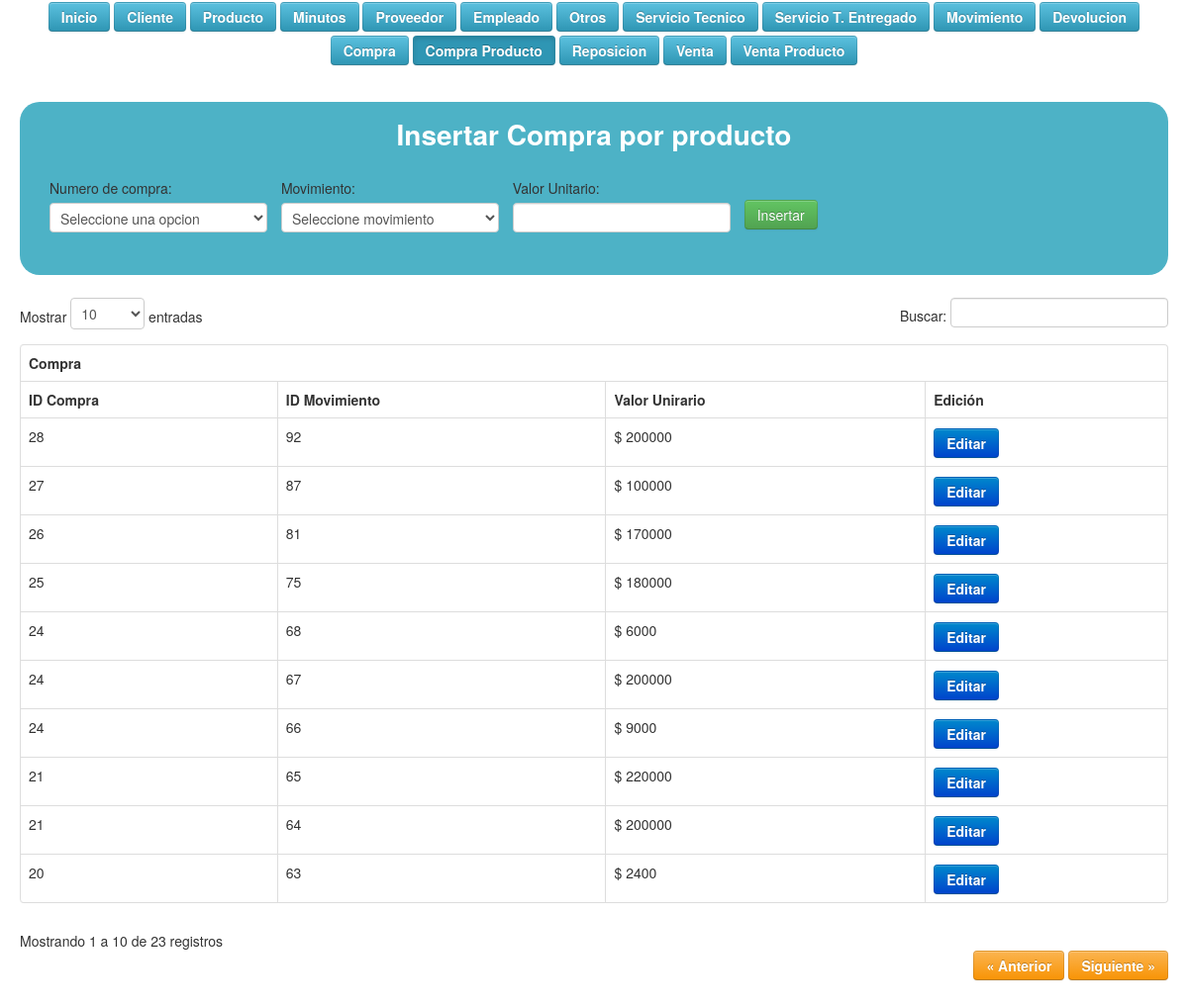
The app's page /vista/vcompraproduc.php with its own data.
### tables this page shows
CREATE TABLE IF NOT EXISTS `tbcompraxproducto` (
  `numero_compra` int(11) NOT NULL,
  `movimiento` int(11) NOT NULL,
  `valor` int(11) NOT NULL
);

### controlador/ccompraproduc.php (called while the page is built, shortened)
<?php
	include('modelo/mcompraproduc.php');
	$compraproduc = new Mcompraproduc();
	$numero_compra2= $compraproduc->sel_numerocompra();
	$movimiento2= $compraproduc->sel_movimiento();

### modelo/mcompraproduc.php (called while the page is built, shortened)
<?php
	include_once('controlador/conexion.php');
	include_once('functions.php');
	class Mcompraproduc extends Funciones
	{
		function consultar_compraproduc()
		{
			$sql = "SELECT * FROM tbcompraxproducto ORDER BY numero_compra DESC";
			 return $this->SeleccionDatos($sql);
		}
		function sel_numerocompra()
		{
            $sql = "SELECT * FROM `tbcompra` order by numero_compra desc limit 1" ;
            return $this->SeleccionDatos($sql);
        }
		function sel_movimiento()
		{
            $sql = "SELECT * FROM `tbmovimiento` order by idmovimiento desc limit 1";
            return $this->SeleccionDatos($sql);
        }
	}

### modelo/functions.php (called while the page is built, shortened)
<?php
	class Funciones {
        function SeleccionDatos($consulta)
        {
                $conexionBD = new conexion();
                $conexionBD -> conectarBD();
                $datos = $conexionBD -> ejeCon($consulta, 0);
                return $datos;
        }
}

### controlador/configuracion.php (called while the page is built)
<?php
	$serv_bd = "localhost";
	$usu_bd = "root";
	$pass_bd = "";
	$bd = "bdwold";
?>

### controlador/conexion.php (called while the page is built, shortened)
<?php
	class conexion {
		var $link;
		function conectarBD() {
			include("configuracion.php");
			$this -> link = mysqli_connect ($serv_bd, $usu_bd, $pass_bd);
			$bd2 = mysqli_select_db($this->link,$bd);
		}
		function ejeCon($con, $op) {
			$this -> resultado = mysqli_query($this->link,$con) or die("La consulta fallo: ". mysqli_error($this->link));
			if($op == 0) {
				while ($linea = mysqli_fetch_array($this -> resultado)) {
					$arrayResultado[] = $linea;
				}
			} else {
				$arrayResultado[] = 0;
			}
			$resarr = isset ($arrayResultado) ? $arrayResultado: NULL;
			if($resarr) {
				return $arrayResultado;
			}
		}
	}
?>

### vista/vcompraproduc.php (the view, shortened to what this page needs)
	<!DOCTYPE html>
		<html lang="es">
		 <html class="no-js">
	    <head>
	        <link rel="stylesheet" href="css/normalize.css">
	        <link rel="stylesheet" href="css/main.css">
	        <link rel="stylesheet" href="css/bootstrap.css"/>
	        <link rel="stylesheet" href="css/bootstrap-responsive.css"/>
	        <link rel="stylesheet" href="css/tablaResponsive.css"/>
	        <link rel="stylesheet" href="css/datatable.css"/>
	        <link rel="stylesheet" href="css/estilo.css">
	    </head>
		<body >
		    <div class="container-fluid">
<div id="menu">
  <a href="index.php"><button type="button" class="btn btn-info m">Inicio</button></a>
  <a href="index.php?pag=2"><button type="button" class="btn btn-info m">Cliente</button></a>
  <a href="index.php?pag=3"><button type="button" class="btn btn-info m">Producto</button></a>
  <a href="index.php?pag=5"><button type="button" class="btn btn-info m">Minutos</button></a>
  <a href="index.php?pag=7"><button type="button" class="btn btn-info m">Proveedor</button></a>
  <a href="index.php?pag=9"><button type="button" class="btn btn-info m">Empleado</button></a>
  <a href="index.php?pag=11"><button type="button" class="btn btn-info m">Otros</button></a>
  <a href="index.php?pag=13"><button type="button" class="btn btn-info m">Servicio Tecnico</button></a>
  <a href="index.php?pag=15"><button type="button" class="btn btn-info m">Servicio T. Entregado</button></a>
  <a href="index.php?pag=16"><button type="button" class="btn btn-info m">Movimiento</button></a>
  <a href="index.php?pag=18"><button type="button" class="btn btn-info m">Devolucion</button></a>
  <a href="index.php?pag=19"><button type="button" class="btn btn-info m">Compra</button></a>
  <a href=""><button type="button" class="btn btn-info m active">Compra Producto</button></a>
  <a href="index.php?pag=21"><button type="button" class="btn btn-info m">Reposicion</button></a>
  <a href="index.php?pag=24"><button type="button" class="btn btn-info m">Venta</button></a>
  <a href="index.php?pag=26"><button type="button" class="btn btn-info m">Venta Producto</button></a>
</div>
		      <div class="row-fluid">
		        <div class="span12">
<?php include("controlador/ccompraproduc.php"); ?>
<div class="container-fluid lol">
<div class="eti">Insertar Compra por producto</div>
	<form class="form-horizontal" action="" method="POST">
		<div class="form-group campo">
            <label for="">Numero de compra:</label>
            <select name="numero_compra" class="form-control" required>
				<option value=0>Seleccione una opcion</option>
			</select>
		</div>
		<div class="form-group campo">
            <label for="">Movimiento:</label>
            <select name="movimiento" class="form-control" required>
				<option value=0>Seleccione movimiento</option>
			</select>
		</div>
		<div class="form-group campo">
            <label for="">Valor Unitario:</label>
            <input type="number" class="form-control" name="valor" required>
		</div>
		 <div class="form-group campo"> <br>
            <input type="submit" class="btn btn-success" value="Insertar">
        </div>
    </form>
</div>
<?php $consultacompraproduc = $compraproduc->consultar_compraproduc(); ?>
					<div id='no-more-tables'>
						<table class="table table-bordered table-hover" id="example">
						<thead>
			<tr>
				<th colspan="3">Compra</th>
			</tr>
			<tr>
				<th>ID Compra</th>
				<th>ID Movimiento</th>
				<th>Valor Unirario</th>
				<th>Edición</th>
		</thead>
		<tbody>
			<?php for($i=0;$i<count($consultacompraproduc);$i++): ?>
				<tr>
					<td data-title='ID Compra'><?= $consultacompraproduc[$i]['numero_compra'] ?></td>
					<td data-title='ID Movimiento'><?= $consultacompraproduc[$i]['movimiento'] ?></td>
					<td data-title='Valor Unirario'><?= "$ ".$consultacompraproduc[$i]['valor'] ?></td>
					<td data-title='Edición'><a href="index.php?pag=23&id=<?= $consultacompraproduc[$i]['numero_compra'] ?>&idm=<?= $consultacompraproduc[$i]['movimiento']?>" class="btn btn-primary">Editar</a></td>
				</tr>
			<?php endfor; ?>
		</tbody>
						</table>
					</div>
		        </div>
		      </div>
				<br/><br/>
		    </div>
		</body>
	</html>

### css/main.css (style rules this page uses)
html, button, input, select, textarea { color: #222; }
body { font-size: 1em; line-height: 1.4; }

### css/datatable.css (style rules this page uses)
table { margin: 1em 0; clear: both; }

### css/estilo.css (style rules this page uses)
#menu { margin: auto; text-align: center; }
.m, a { color: #FFF; font-weight: bold; margin-bottom: 2px; margin-top: 2px; }
.eti { width: 100%; text-align: center; color: #FFF; font-size: 200%; font-weight: bolder; margin-bottom: 3%; border-radius: 12px; }
.lol { background-color: #4DB2C6; border-radius: 20px; margin-bottom: 2%; margin-top: 3%; padding-bottom: 2%; padding-top: 2%; }
.campo { display: inline-block; margin-left: 10px; vertical-align: middle; }

### records on screen
tbcompraxproducto: numero_compra "28", movimiento "92", valor "200000"
tbcompraxproducto: numero_compra "27", movimiento "87", valor "100000"
tbcompraxproducto: numero_compra "26", movimiento "81", valor "170000"
tbcompraxproducto: numero_compra "25", movimiento "75", valor "180000"
tbcompraxproducto: numero_compra "24", movimiento "68", valor "6000"
tbcompraxproducto: numero_compra "24", movimiento "67", valor "200000"
tbcompraxproducto: numero_compra "24", movimiento "66", valor "9000"
tbcompraxproducto: numero_compra "21", movimiento "65", valor "220000"
tbcompraxproducto: numero_compra "21", movimiento "64", valor "200000"
tbcompraxproducto: numero_compra "20", movimiento "63", valor "2400"
